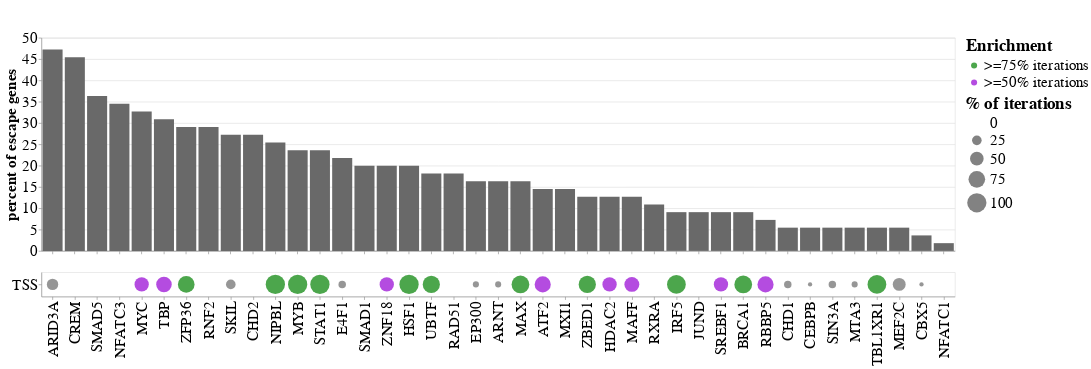

This figure's notebook cell:
### Code cell
tss_sortorder = long_sum.query('TF in @enriched_escaperegions & region == "TSS"').sort_values(['qoverlap_percent'], ascending=False)['TF'].tolist()
tss_bar = alt.Chart(long_sum.query('TF in @enriched_escaperegions & region == "TSS"')).mark_bar(color='dimgrey').encode(
    alt.X('TF', title=None, axis=alt.Axis(labels=False), sort=tss_sortorder),
    alt.Y('qoverlap_percent', title="percent of escape genes", scale=alt.Scale(domain=(0,50)), axis=alt.Axis(labelFontSize=25, titleFontSize=25)),
    ).properties(width=1500, height=350)

tss_dot = tss_bar.mark_circle().encode(
    alt.X('TF', title=None, axis=alt.Axis(labelFontSize=25), sort=long_sum_tssorder),
    alt.Y('region', title=None, axis=alt.Axis(labelFontSize=25)),
    alt.Color('iter_cat', scale=alt.Scale(range=['dimgrey', 'darkviolet', 'green'], domain=['False', '>=50% iterations', '>=75% iterations']), title="Enrichment", 
        legend=alt.Legend(values=['>=75% iterations', '>=50% iterations'], labelFontSize=25, titleFontSize=28)),
    alt.Size('iter_per', title="% of iterations", scale=alt.Scale(range=[0, 1000]), legend=alt.Legend(values=[0, 25, 50, 75, 100], labelFontSize=25, titleFontSize=28)),
    alt.Tooltip('counts')
).properties(height=40)

tss_plot = alt.vconcat(tss_bar, tss_dot, title=' ').configure_title(fontSize=40).configure_legend(titleFontSize=20,labelFontSize=20,labelLimit=800, titleLimit=200)
tss_plot

### Figure 1 — Vega-Lite specification as saved in the notebook (floating-point values rounded to 4 significant figures; data arrays with more than 128 entries replaced by an {"elided": "..."} marker saying what was removed)
{"config": {"view": {"continuousWidth": 400, "continuousHeight": 300}, "legend": {"labelFontSize": 20, "labelLimit": 800, "titleFontSize": 20, "titleLimit": 200}, "title": {"fontSize": 40}}, "vconcat": [{"mark": {"type": "bar", "color": "dimgrey"}, "encoding": {"x": {"type": "nominal", "axis": {"labels": false}, "field": "TF", "sort": ["ARID3A", "CREM", "SMAD5", "NFATC3", "MYC", "TBP", "ZFP36", "RNF2", "SKIL", "CHD2", "NIPBL", "STAT1", "MYB", "E4F1", "HSF1", "SMAD1", "ZNF18", "RAD51", "UBTF", "ARNT", "MAX", "EP300", "MXI1", "ATF2", "ZBED1", "HDAC2", "MAFF", "RXRA", "BRCA1", "IRF5", "JUND", "SREBF1", "RBBP5", "TBL1XR1", "MEF2C", "CEBPB", "CHD1", "MTA3", "SIN3A", "CBX5", "NFATC1"], "title": null}, "y": {"type": "quantitative", "axis": {"labelFontSize": 25, "titleFontSize": 25}, "field": "qoverlap_percent", "scale": {"domain": [0, 50]}, "title": "percent of escape genes"}}, "height": 350, "width": 1500}, {"mark": "circle", "encoding": {"color": {"type": "nominal", "field": "iter_cat", "legend": {"labelFontSize": 25, "titleFontSize": 28, "values": [">=75% iterations", ">=50% iterations"]}, "scale": {"domain": ["False", ">=50% iterations", ">=75% iterations"], "range": ["dimgrey", "darkviolet", "green"]}, "title": "Enrichment"}, "size": {"type": "quantitative", "field": "iter_per", "legend": {"labelFontSize": 25, "titleFontSize": 28, "values": [0, 25, 50, 75, 100]}, "scale": {"range": [0, 1000]}, "title": "% of iterations"}, "tooltip": {"type": "quantitative", "field": "counts"}, "x": {"type": "nominal", "axis": {"labelFontSize": 25}, "field": "TF", "sort": {"elided": "139 str values"}, "title": null}, "y": {"type": "nominal", "axis": {"labelFontSize": 25}, "field": "region", "title": null}}, "height": 40, "width": 1500}], "data": {"name": "data-833796f9ac2494000335cdb384ae2dad"}, "title": " ", "$schema": "https://vega.github.io/schema/vega-lite/v4.8.1.json", "datasets": {"data-833796f9ac2494000335cdb384ae2dad": [{"TF": "ARID3A", "query_overlap": 26, "counts": 7.0, "region": "TSS", "enriched": false, "qoverlap_percent": 47.27, "iter_per": 35.0, "category": "False", "iter_cat": "False"}, {"TF": "ARNT", "query_overlap": 9, "counts": 2.0, "region": "TSS", "enriched": false, "qoverlap_percent": 16.36, "iter_per": 10.0, "category": "False", "iter_cat": "False"}, {"TF": "ATF2", "query_overlap": 8, "counts": 14.0, "region": "TSS", "enriched": true, "qoverlap_percent": 14.55, "iter_per": 70.0, "category": "Threshold Met", "iter_cat": ">=50% iterations"}, {"TF": "BRCA1", "query_overlap": 5, "counts": 17.0, "region": "TSS", "enriched": true, "qoverlap_percent": 9.091, "iter_per": 85.0, "category": "Threshold Met", "iter_cat": ">=75% iterations"}, {"TF": "CBX5", "query_overlap": 2, "counts": 1.0, "region": "TSS", "enriched": false, "qoverlap_percent": 3.636, "iter_per": 5.0, "category": "False", "iter_cat": "False"}, {"TF": "CEBPB", "query_overlap": 3, "counts": 1.0, "region": "TSS", "enriched": false, "qoverlap_percent": 5.455, "iter_per": 5.0, "category": "False", "iter_cat": "False"}, {"TF": "CHD1", "query_overlap": 3, "counts": 3.0, "region": "TSS", "enriched": false, "qoverlap_percent": 5.455, "iter_per": 15.0, "category": "False", "iter_cat": "False"}, {"TF": "CHD2", "query_overlap": 15, "counts": 0.0, "region": "TSS", "enriched": false, "qoverlap_percent": 27.27, "iter_per": 0.0, "category": "False", "iter_cat": "False"}, {"TF": "CREM", "query_overlap": 25, "counts": 0.0, "region": "TSS", "enriched": false, "qoverlap_percent": 45.45, "iter_per": 0.0, "category": "False", "iter_cat": "False"}, {"TF": "E4F1", "query_overlap": 12, "counts": 3.0, "region": "TSS", "enriched": false, "qoverlap_percent": 21.82, "iter_per": 15.0, "category": "False", "iter_cat": "False"}, {"TF": "EP300", "query_overlap": 9, "counts": 2.0, "region": "TSS", "enriched": false, "qoverlap_percent": 16.36, "iter_per": 10.0, "category": "False", "iter_cat": "False"}, {"TF": "HDAC2", "query_overlap": 7, "counts": 11.0, "region": "TSS", "enriched": true, "qoverlap_percent": 12.73, "iter_per": 55.0, "category": "Threshold Met", "iter_cat": ">=50% iterations"}, {"TF": "HSF1", "query_overlap": 11, "counts": 20.0, "region": "TSS", "enriched": true, "qoverlap_percent": 20.0, "iter_per": 100.0, "category": "Threshold Stringent", "iter_cat": ">=75% iterations"}, {"TF": "IRF5", "query_overlap": 5, "counts": 19.0, "region": "TSS", "enriched": true, "qoverlap_percent": 9.091, "iter_per": 95.0, "category": "Threshold Met", "iter_cat": ">=75% iterations"}, {"TF": "JUND", "query_overlap": 5, "counts": 0.0, "region": "TSS", "enriched": false, "qoverlap_percent": 9.091, "iter_per": 0.0, "category": "False", "iter_cat": "False"}, {"TF": "MAFF", "query_overlap": 7, "counts": 12.0, "region": "TSS", "enriched": true, "qoverlap_percent": 12.73, "iter_per": 60.0, "category": "Threshold Met", "iter_cat": ">=50% iterations"}, {"TF": "MAX", "query_overlap": 9, "counts": 17.0, "region": "TSS", "enriched": true, "qoverlap_percent": 16.36, "iter_per": 85.0, "category": "Threshold Met", "iter_cat": ">=75% iterations"}, {"TF": "MEF2C", "query_overlap": 3, "counts": 9.0, "region": "TSS", "enriched": false, "qoverlap_percent": 5.455, "iter_per": 45.0, "category": "False", "iter_cat": "False"}, {"TF": "MTA3", "query_overlap": 3, "counts": 2.0, "region": "TSS", "enriched": false, "qoverlap_percent": 5.455, "iter_per": 10.0, "category": "False", "iter_cat": "False"}, {"TF": "MXI1", "query_overlap": 8, "counts": 0.0, "region": "TSS", "enriched": false, "qoverlap_percent": 14.55, "iter_per": 0.0, "category": "False", "iter_cat": "False"}, {"TF": "MYB", "query_overlap": 13, "counts": 20.0, "region": "TSS", "enriched": true, "qoverlap_percent": 23.64, "iter_per": 100.0, "category": "Threshold Stringent", "iter_cat": ">=75% iterations"}, {"TF": "MYC", "query_overlap": 18, "counts": 11.0, "region": "TSS", "enriched": true, "qoverlap_percent": 32.73, "iter_per": 55.0, "category": "Threshold Met", "iter_cat": ">=50% iterations"}, {"TF": "NFATC1", "query_overlap": 1, "counts": 0.0, "region": "TSS", "enriched": false, "qoverlap_percent": 1.818, "iter_per": 0.0, "category": "False", "iter_cat": "False"}, {"TF": "NFATC3", "query_overlap": 19, "counts": 0.0, "region": "TSS", "enriched": false, "qoverlap_percent": 34.55, "iter_per": 0.0, "category": "False", "iter_cat": "False"}, {"TF": "NIPBL", "query_overlap": 14, "counts": 20.0, "region": "TSS", "enriched": true, "qoverlap_percent": 25.45, "iter_per": 100.0, "category": "Threshold Stringent", "iter_cat": ">=75% iterations"}, {"TF": "RAD51", "query_overlap": 10, "counts": 0.0, "region": "TSS", "enriched": false, "qoverlap_percent": 18.18, "iter_per": 0.0, "category": "False", "iter_cat": "False"}, {"TF": "RBBP5", "query_overlap": 4, "counts": 14.0, "region": "TSS", "enriched": true, "qoverlap_percent": 7.273, "iter_per": 70.0, "category": "Threshold Met", "iter_cat": ">=50% iterations"}, {"TF": "RNF2", "query_overlap": 16, "counts": 0.0, "region": "TSS", "enriched": false, "qoverlap_percent": 29.09, "iter_per": 0.0, "category": "False", "iter_cat": "False"}, {"TF": "RXRA", "query_overlap": 6, "counts": 0.0, "region": "TSS", "enriched": false, "qoverlap_percent": 10.91, "iter_per": 0.0, "category": "False", "iter_cat": "False"}, {"TF": "SIN3A", "query_overlap": 3, "counts": 3.0, "region": "TSS", "enriched": false, "qoverlap_percent": 5.455, "iter_per": 15.0, "category": "False", "iter_cat": "False"}, {"TF": "SKIL", "query_overlap": 15, "counts": 5.0, "region": "TSS", "enriched": false, "qoverlap_percent": 27.27, "iter_per": 25.0, "category": "False", "iter_cat": "False"}, {"TF": "SMAD1", "query_overlap": 11, "counts": 0.0, "region": "TSS", "enriched": false, "qoverlap_percent": 20.0, "iter_per": 0.0, "category": "False", "iter_cat": "False"}, {"TF": "SMAD5", "query_overlap": 20, "counts": 0.0, "region": "TSS", "enriched": false, "qoverlap_percent": 36.36, "iter_per": 0.0, "category": "False", "iter_cat": "False"}, {"TF": "SREBF1", "query_overlap": 5, "counts": 11.0, "region": "TSS", "enriched": true, "qoverlap_percent": 9.091, "iter_per": 55.0, "category": "Threshold Met", "iter_cat": ">=50% iterations"}, {"TF": "STAT1", "query_overlap": 13, "counts": 20.0, "region": "TSS", "enriched": true, "qoverlap_percent": 23.64, "iter_per": 100.0, "category": "Threshold Stringent", "iter_cat": ">=75% iterations"}, {"TF": "TBL1XR1", "query_overlap": 3, "counts": 19.0, "region": "TSS", "enriched": true, "qoverlap_percent": 5.455, "iter_per": 95.0, "category": "Threshold Met", "iter_cat": ">=75% iterations"}, {"TF": "TBP", "query_overlap": 17, "counts": 13.0, "region": "TSS", "enriched": true, "qoverlap_percent": 30.91, "iter_per": 65.0, "category": "Threshold Met", "iter_cat": ">=50% iterations"}, {"TF": "UBTF", "query_overlap": 10, "counts": 16.0, "region": "TSS", "enriched": true, "qoverlap_percent": 18.18, "iter_per": 80.0, "category": "Threshold Met", "iter_cat": ">=75% iterations"}, {"TF": "ZBED1", "query_overlap": 7, "counts": 16.0, "region": "TSS", "enriched": true, "qoverlap_percent": 12.73, "iter_per": 80.0, "category": "Threshold Met", "iter_cat": ">=75% iterations"}, {"TF": "ZFP36", "query_overlap": 16, "counts": 15.0, "region": "TSS", "enriched": true, "qoverlap_percent": 29.09, "iter_per": 75.0, "category": "Threshold Stringent", "iter_cat": ">=75% iterations"}, {"TF": "ZNF18", "query_overlap": 11, "counts": 11.0, "region": "TSS", "enriched": true, "qoverlap_percent": 20.0, "iter_per": 55.0, "category": "Threshold Met", "iter_cat": ">=50% iterations"}]}}
